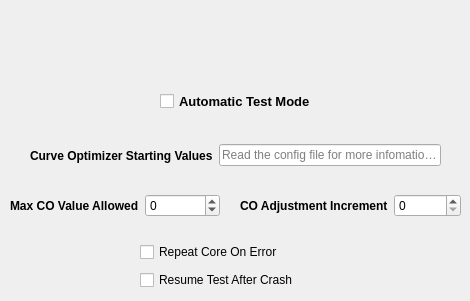
    <widget class="QWidget" name="automaticTestMode_tab">
     <attribute name="title">
      <string>Automatic</string>
     </attribute>
     <widget class="QCheckBox" name="automaticTestMode_enableAutomaticAdjustment_checkBox">
      <property name="geometry">
       <rect>
        <x>160</x>
        <y>90</y>
        <width>161</width>
        <height>22</height>
       </rect>
      </property>
      <property name="font">
       <font>
        <pointsize>10</pointsize>
        <bold>true</bold>
       </font>
      </property>
      <property name="text">
       <string>Automatic Test Mode</string>
      </property>
     </widget>
     <widget class="QWidget" name="horizontalLayoutWidget_10">
      <property name="geometry">
       <rect>
        <x>30</x>
        <y>140</y>
        <width>411</width>
        <height>31</height>
       </rect>
      </property>
      <layout class="QHBoxLayout" name="horizontalLayout_10">
       <item>
        <widget class="QLabel" name="automaticTestMode_startValues_label">
         <property name="font">
          <font>
           <pointsize>9</pointsize>
           <bold>true</bold>
          </font>
         </property>
         <property name="text">
          <string>Curve Optimizer Starting Values</string>
         </property>
        </widget>
       </item>
       <item>
        <widget class="QLineEdit" name="automaticTestMode_startValues_lineEdit">
         <property name="placeholderText">
          <string>Read the config file for more infomation...</string>
         </property>
        </widget>
       </item>
      </layout>
     </widget>
     <widget class="QWidget" name="horizontalLayoutWidget_11">
      <property name="geometry">
       <rect>
        <x>10</x>
        <y>190</y>
        <width>210</width>
        <height>31</height>
       </rect>
      </property>
      <layout class="QHBoxLayout" name="horizontalLayout_11">
       <item>
        <widget class="QLabel" name="automaticTestMode_maxValue_label">
         <property name="font">
          <font>
           <pointsize>9</pointsize>
           <bold>true</bold>
          </font>
         </property>
         <property name="text">
          <string>Max CO Value Allowed</string>
         </property>
        </widget>
       </item>
       <item>
        <widget class="QSpinBox" name="automaticTestMode_maxValue_spinBox">
         <property name="minimum">
          <number>-200</number>
         </property>
         <property name="maximum">
          <number>200</number>
         </property>
        </widget>
       </item>
      </layout>
     </widget>
     <widget class="QWidget" name="horizontalLayoutWidget_12">
      <property name="geometry">
       <rect>
        <x>240</x>
        <y>190</y>
        <width>221</width>
        <height>31</height>
       </rect>
      </property>
      <layout class="QHBoxLayout" name="horizontalLayout_12">
       <item>
        <widget class="QLabel" name="automaticTestMode_incrementBy_label">
         <property name="font">
          <font>
           <pointsize>9</pointsize>
           <bold>true</bold>
          </font>
         </property>
         <property name="text">
          <string>CO Adjustment Increment</string>
         </property>
        </widget>
       </item>
       <item>
        <widget class="QSpinBox" name="automaticTestMode_incrementBy_spinBox"/>
       </item>
      </layout>
     </widget>
     <widget class="QWidget" name="verticalLayoutWidget_2">
      <property name="geometry">
       <rect>
        <x>140</x>
        <y>240</y>
        <width>201</width>
        <height>52</height>
       </rect>
      </property>
      <layout class="QVBoxLayout" name="verticalLayout_2">
       <item>
        <widget class="QCheckBox" name="automaticTestMode_repeatCoreOnError_checkBox">
         <property name="text">
          <string>Repeat Core On Error</string>
         </property>
        </widget>
       </item>
       <item>
        <widget class="QCheckBox" name="automaticTestMode_enableResumeAfterUnexpectedExit_checkBox">
         <property name="text">
          <string>Resume Test After Crash</string>
         </property>
        </widget>
       </item>
      </layout>
     </widget>
    </widget>
